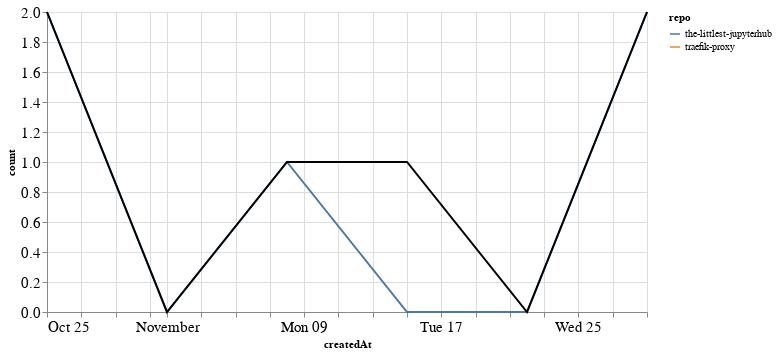

The notebook cell saved with this chart:
### Markdown cell above
### PRs

### Code cell
prs_time = prs.groupby('repo').resample('W', on='createdAt').count()['author'].reset_index()
prs_time = prs_time.rename(columns={'author': 'count'})
prs_time_total = prs_time.groupby('createdAt').agg({"count": "sum"}).reset_index()

ch1 = alt.Chart(prs_time, width=600).mark_line().encode(
    x='createdAt',
    y='count',
    color='repo',
    tooltip="repo"
)

ch2 = alt.Chart(prs_time_total, width=600).mark_line(color="black").encode(
    x='createdAt',
    y='count',
)

ch1 + ch2

### Figure 1 — Vega-Lite specification as saved in the notebook (floating-point values rounded to 4 significant figures)
{"config": {"axisLeft": {"labelFontSize": 15}, "axisBottom": {"labelFontSize": 15}}, "layer": [{"data": {"name": "data-c6e272ef1ea436f5931550bb2ac02613"}, "mark": "line", "encoding": {"color": {"type": "nominal", "field": "repo"}, "tooltip": {"type": "nominal", "field": "repo"}, "x": {"type": "temporal", "field": "createdAt"}, "y": {"type": "quantitative", "field": "count"}}, "width": 600}, {"data": {"name": "data-0ea0ca6fbc20ac0bea2e7d1e73f34fcf"}, "mark": {"type": "line", "color": "black"}, "encoding": {"x": {"type": "temporal", "field": "createdAt"}, "y": {"type": "quantitative", "field": "count"}}, "width": 600}], "$schema": "https://vega.github.io/schema/vega-lite/v4.8.1.json", "datasets": {"data-c6e272ef1ea436f5931550bb2ac02613": [{"repo": "the-littlest-jupyterhub", "createdAt": "2020-10-25T00:00:00", "count": 2}, {"repo": "the-littlest-jupyterhub", "createdAt": "2020-11-01T00:00:00", "count": 0}, {"repo": "the-littlest-jupyterhub", "createdAt": "2020-11-08T00:00:00", "count": 1}, {"repo": "the-littlest-jupyterhub", "createdAt": "2020-11-15T00:00:00", "count": 0}, {"repo": "the-littlest-jupyterhub", "createdAt": "2020-11-22T00:00:00", "count": 0}, {"repo": "the-littlest-jupyterhub", "createdAt": "2020-11-29T00:00:00", "count": 2}, {"repo": "traefik-proxy", "createdAt": "2020-11-15T00:00:00", "count": 1}], "data-0ea0ca6fbc20ac0bea2e7d1e73f34fcf": [{"createdAt": "2020-10-25T00:00:00", "count": 2}, {"createdAt": "2020-11-01T00:00:00", "count": 0}, {"createdAt": "2020-11-08T00:00:00", "count": 1}, {"createdAt": "2020-11-15T00:00:00", "count": 1}, {"createdAt": "2020-11-22T00:00:00", "count": 0}, {"createdAt": "2020-11-29T00:00:00", "count": 2}]}}
